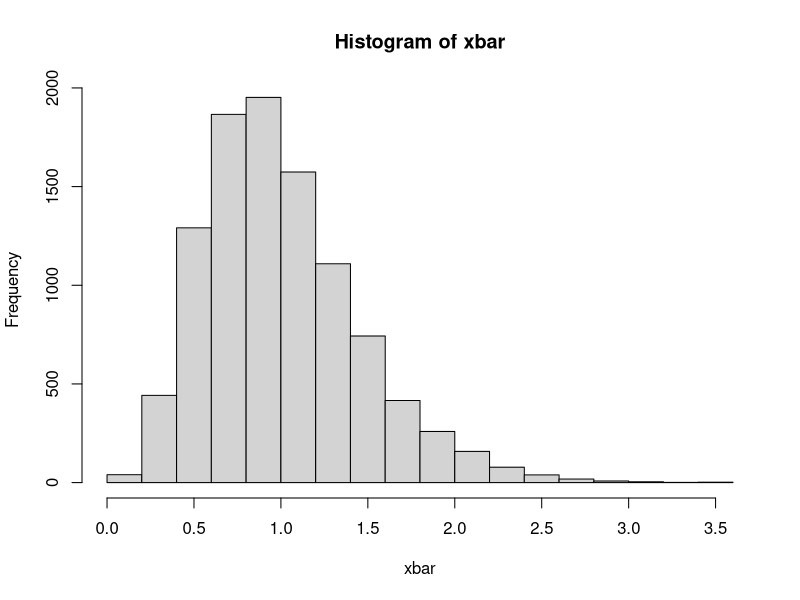
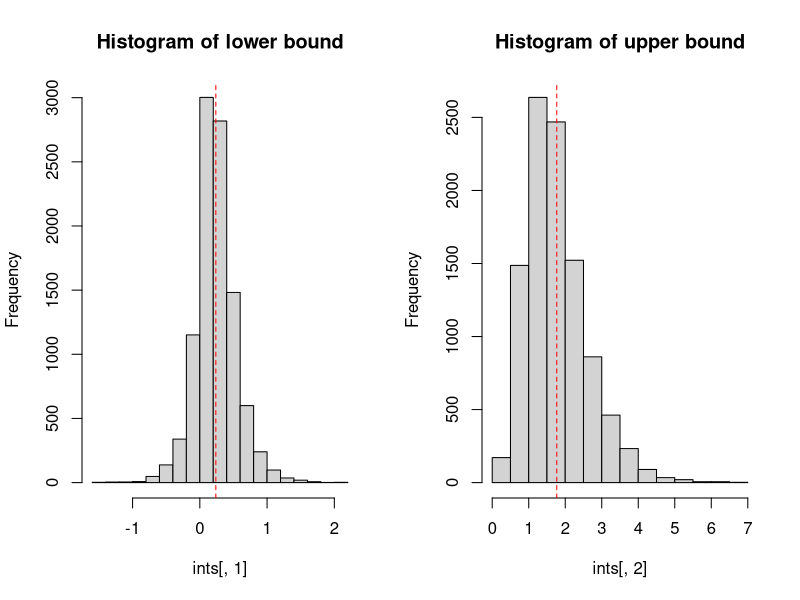

These charts were generated, in order, by the following R code:
## ---- chunk 1
knitr::opts_chunk$set(echo = TRUE)
## ---- chunk 2
gamma_simulator <- function(mean, variance, n, N = 1e4) {
  alpha <- mean^2 / variance
  beta <- mean / variance
  x <- replicate(N, rgamma(n, shape = alpha, rate = beta))
  colnames(x) <- paste0("Simulation_", 1:N)
  rownames(x) <- paste0("Sample_", 1:n)
  structure(.Data = x, mean = mean)
}

## Easier way to look at our matrices, will only show 
# the first 5 columns and rows
peek <- function(x) {
  rc <- pmin(dim(x), c(5,5))
  x[1:rc[1], 1:rc[2]]
}
## ---- chunk 3
# make interval for each simulation
make_ci <- function(x, alpha = 0.05) {
  # critical value, z_{\alpha}
  z <- qt(1 - alpha/2, length(x) - 1)
  # 'applies' function to each column of our matrix
  conf_int <- apply(x, 2, function(y) {
    n <- length(y)
    sdev <- sd(y)
    yb <- mean(y)
    yb + c(-z*sdev/sqrt(n), z * sdev/sqrt(n))
  })
  attr(conf_int, "mean") <- attr(x, "mean")
  rownames(conf_int) <- paste0(c(alpha/2, 1 - alpha/2), "%")
  t(conf_int)
}

# determine percentage of intervals containing the mean
contain_mean <- function(intervals) {
  mu <- attr(intervals, "mean")
  total <- apply(intervals, 1, function(int) {
    mu > int[1] & mu < int[2]
  })
  mean(total)
}
## ---- chunk 4
x <- gamma_simulator(mean = 1, variance = 1, n = 20, N = 50)
## ---- chunk 5
peek(x)
dim(x)
## ---- chunk 6
xbar <- colMeans(x)
xbar 
## ---- chunk 7
## Note that we are passing in `x`, our matrix, and not `xbar`
intervals <- make_ci(x, alpha = 0.05)
head(intervals) # only shows first 6, but there are 50 of them
## ---- chunk 8
contain_mean(intervals)
## ---- chunk 9
## Use this function!
runSim <- function(mean, variance, n, N) {
  x <- gamma_simulator(mean, variance, n, N)
  hist(colMeans(x))
  ints <- make_ci(x)
  contain_mean(ints)
}
## ---- chunk 10
## Run a simulation with 10,000 trials
x <- gamma_simulator(mean = 1, variance = 1, n = 5, N = 1e4)

## Let's look at xbar
xbar <- colMeans(x)
hist(xbar)
var(xbar)
mean(xbar)

## construct confidence intervals for each of our trials
ints <- make_ci(x)

## Look at first 20 intervals
head(ints, n = 20)

## The mean of each column gives us estimates for (L, U)
(cm <- colMeans(ints))

par(mfrow = c(1, 2))
hist(ints[, 1], main = "Histogram of lower bound")
abline(v = cm[1], lty = 2, col = 'red')
hist(ints[, 2], main = "Histogram of upper bound")
abline(v = cm[2], lty = 2, col = 'red')

## variance
var(ints[, 1]) # lower bound
var(ints[, 2]) #upper bound
## ---- chunk 11
# put code here
